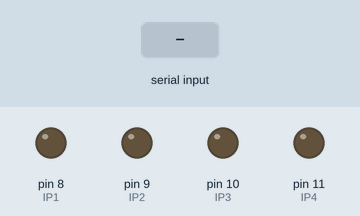
Simulated run of this sketch. Board: Arduino Uno, built with avr-gcc and run on an emulated ATmega328P. On the bench: output pins drawn as LEDs (lit = HIGH). The inputs (shaded band) are chosen by the test bench.

Above: at 1.2 s.
1.3 s: "F" received over Serial
At 1.9 s:
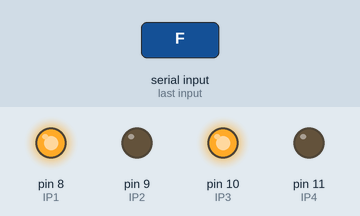
2.8 s: "B" received over Serial
At 4.0 s:
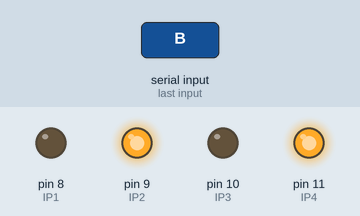
4.3 s: "L" received over Serial
At 5.4 s:
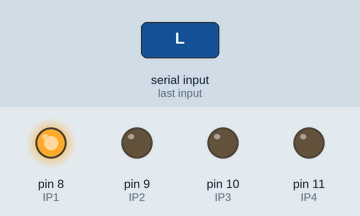
5.8 s: "R" received over Serial
At 6.5 s:
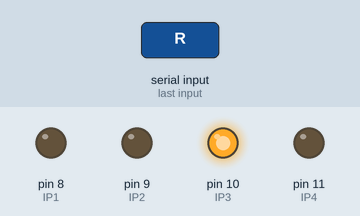
7.3 s: "W" received over Serial
At 7.6 s:
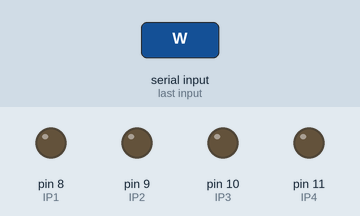
Timing chart, 0 to 9.8 s (numbered marks = the images above; inputs shaded):
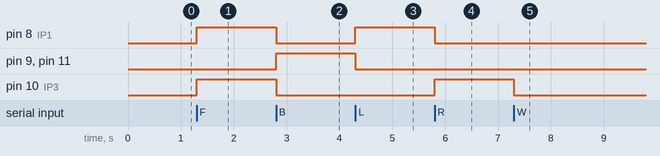

Measured:
- after the input at 1.3 s, pin 8 (IP1), pin 10 (IP3): LOW → HIGH at once
- after the input at 2.8 s, pin 8 (IP1), pin 10 (IP3): HIGH → LOW at once; pin 9 (IP2), pin 11 (IP4): LOW → HIGH at once
- after the input at 4.3 s, pin 8 (IP1): LOW → HIGH at once; pin 9 (IP2), pin 11 (IP4): HIGH → LOW at once
- after the input at 5.8 s, pin 8 (IP1): HIGH → LOW at once; pin 10 (IP3): LOW → HIGH at once
- after the input at 7.3 s, pin 10 (IP3): HIGH → LOW at once

The sketch:

big_bluetooth_car.ino
```cpp
int IP1 = 8;                // pin 2 on L293D IC
int IP2 = 9;                // pin 7 on L293D IC
int IP3 = 10;               // pin 15 on L293D IC
int IP4 = 11;     //PIN 10 ON L293D IC
int command;//to store data received from bluetooth using phone
void setup()
{
  // put your setup code here, to run once:
  Serial.begin(9600);
  pinMode(IP1, OUTPUT);
  pinMode(IP2, OUTPUT);
  pinMode(IP3, OUTPUT);
  pinMode(IP4, OUTPUT);
}

void loop() {
  // put your main code here, to run repeatedly:
 if (Serial.available() > 0) {

    command = Serial.read();

   //stop(); Initialize with motors stoped.
 switch (command) {

      case 'F':

        forward();

        break;

      case 'B':

        back();

        break;

      case 'L':

        left();

        break;

      case 'R':

        right();

        break;
      case 'W':
       stop();
       break;

  //    case 'G':

//        forwardleft();

  //      break;

    //  case 'I':

      //  forwardright();

        //break;

      //case 'H':

        //backleft();

        //break;

      //case 'J':

        //backright();

        //break;
}//end of switch statement
 }//end of if statement
}//end of void loop

void back()
{
digitalWrite(IP1,LOW);
digitalWrite(IP2,HIGH);
digitalWrite(IP3,LOW);
digitalWrite(IP4,HIGH);
}
void forward()
{
  digitalWrite(IP1,HIGH);
digitalWrite(IP2,LOW);
digitalWrite(IP3,HIGH);
digitalWrite(IP4,LOW);
}
void left()
{
   digitalWrite(IP1,HIGH);
digitalWrite(IP2,LOW);
digitalWrite(IP3,LOW);
digitalWrite(IP4,LOW);
}
 void right()
 {
   digitalWrite(IP1,LOW);
digitalWrite(IP2,LOW);
digitalWrite(IP3,HIGH);
digitalWrite(IP4,LOW);
 }

void stop()
{
   digitalWrite(IP1,LOW);
digitalWrite(IP2,LOW);
digitalWrite(IP3,LOW);
digitalWrite(IP4,LOW);
}
```
